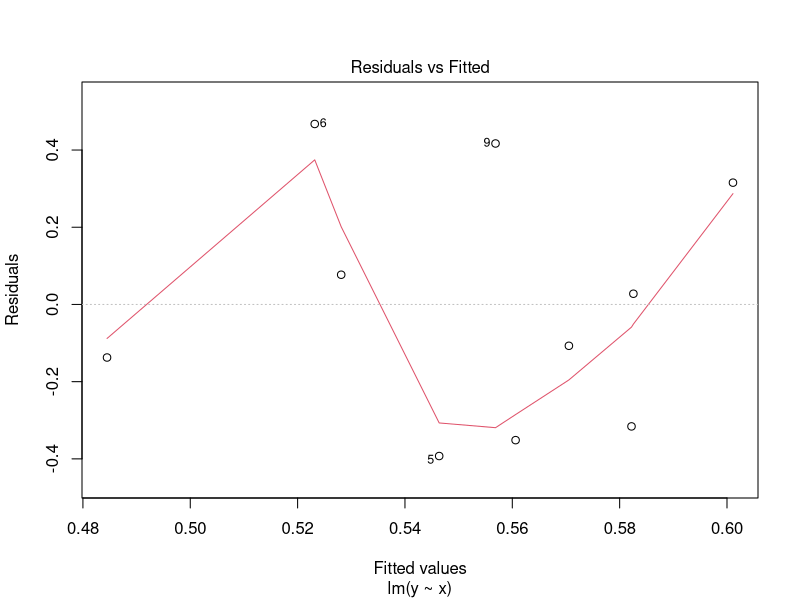
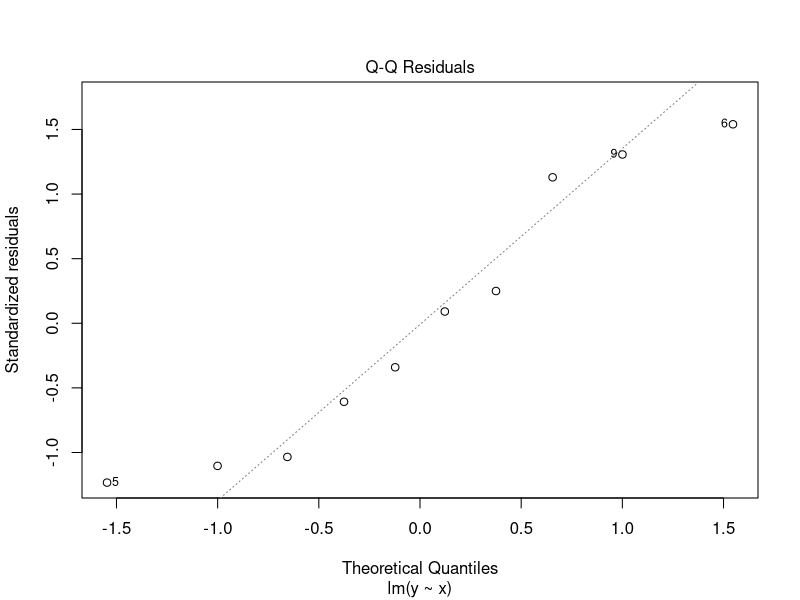
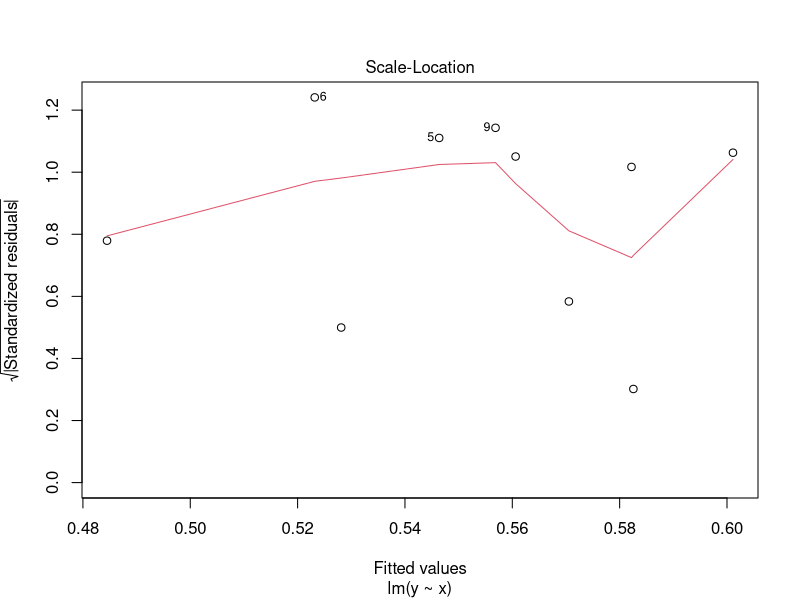
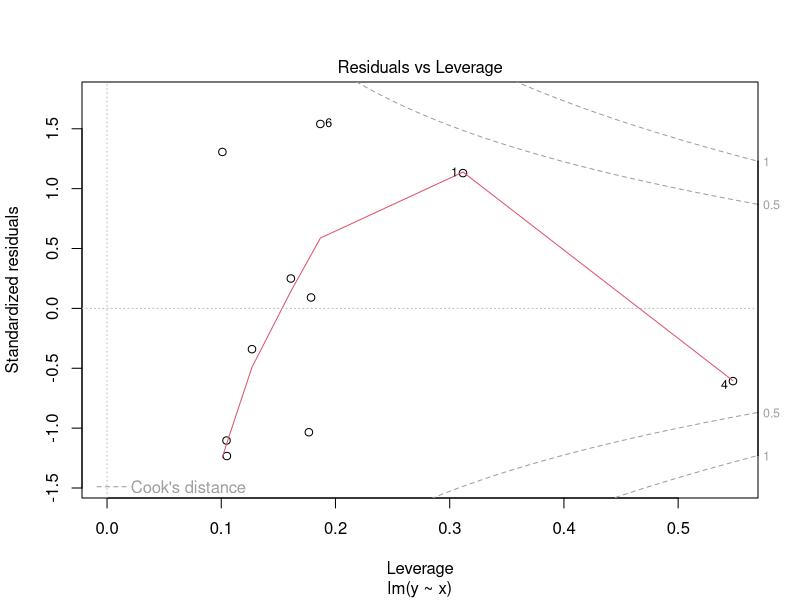

Reproduce these figures in R, in order.
###################################################
### chunk number 1: 
###################################################
y=runif(10)
x=rnorm(10)
x.lm <- lm(y~x)
plot(x.lm)


###################################################
### chunk number 2: 
###################################################
summary(x.lm)


